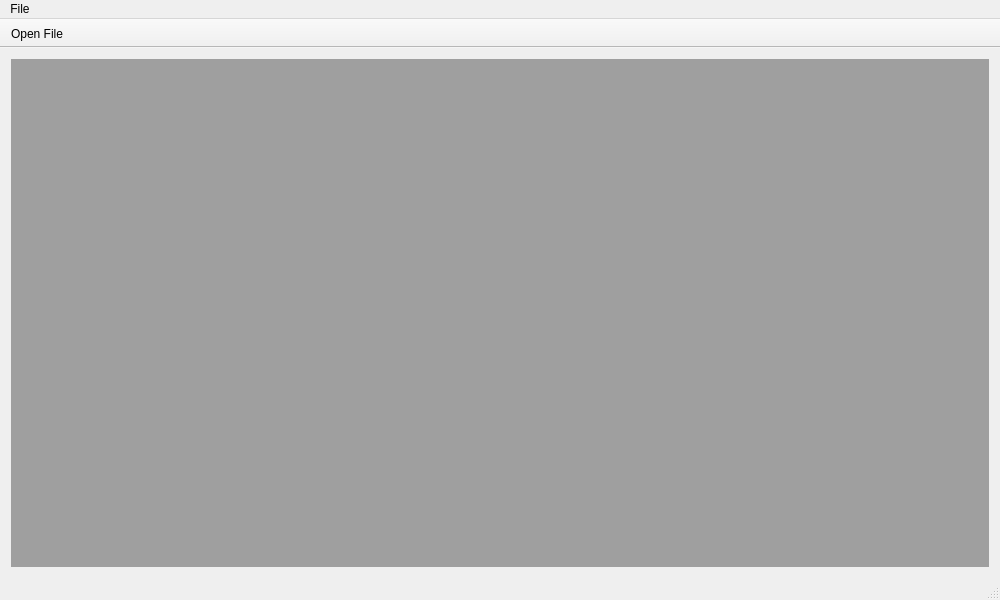
<?xml version="1.0" encoding="UTF-8"?>
<ui version="4.0">
 <class>MainWindow</class>
 <widget class="QMainWindow" name="MainWindow">
  <property name="geometry">
   <rect>
    <x>0</x>
    <y>0</y>
    <width>1000</width>
    <height>600</height>
   </rect>
  </property>
  <property name="windowTitle">
   <string>MainWindow</string>
  </property>
  <widget class="QWidget" name="centralWidget">
   <layout class="QGridLayout" name="gridLayout">
    <item row="0" column="0">
     <widget class="QMdiArea" name="mdiArea"/>
    </item>
   </layout>
  </widget>
  <widget class="QMenuBar" name="menuBar">
   <property name="geometry">
    <rect>
     <x>0</x>
     <y>0</y>
     <width>1000</width>
     <height>25</height>
    </rect>
   </property>
   <widget class="QMenu" name="menuFile">
    <property name="title">
     <string>File</string>
    </property>
    <addaction name="actionOpen_File"/>
   </widget>
   <addaction name="menuFile"/>
  </widget>
  <widget class="QStatusBar" name="statusBar"/>
  <widget class="QToolBar" name="toolBar">
   <property name="windowTitle">
    <string>toolBar</string>
   </property>
   <property name="movable">
    <bool>false</bool>
   </property>
   <attribute name="toolBarArea">
    <enum>TopToolBarArea</enum>
   </attribute>
   <attribute name="toolBarBreak">
    <bool>false</bool>
   </attribute>
   <addaction name="actionOpen_File"/>
  </widget>
  <action name="actionOpen_File">
   <property name="icon">
    <iconset resource="icon.qrc">
     <normaloff>:/icon/icon/open-file-icon.png</normaloff>:/icon/icon/open-file-icon.png</iconset>
   </property>
   <property name="text">
    <string>Open File</string>
   </property>
   <property name="shortcut">
    <string>Ctrl+O</string>
   </property>
   <property name="iconVisibleInMenu">
    <bool>true</bool>
   </property>
  </action>
 </widget>
 <layoutdefault spacing="6" margin="11"/>
 <resources>
  <include location="icon.qrc"/>
 </resources>
 <connections/>
</ui>
